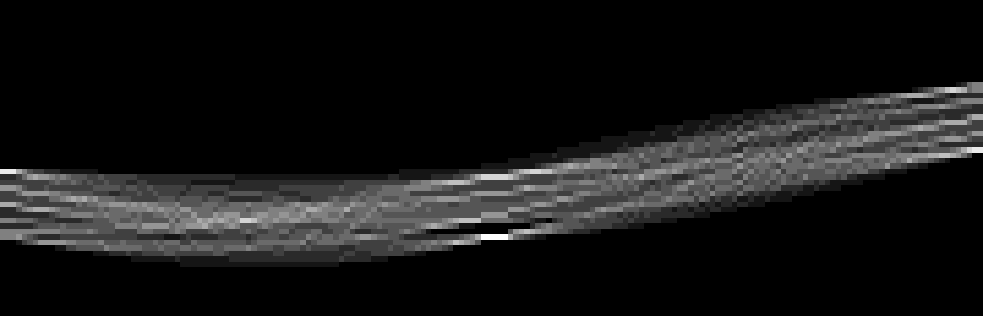
#> input picture spectre_1.png, 983 x 316 px, given in place of a.jpeg, which was not available
$ python hand.py spectre_1.png
#> lines starting #> are read from the running program, lines starting #| are printed output that depends on the picture; after the words box and inside, x2 and y2 are one past the last pixel; in counts of white or black regions, pixels touching at a corner belong together; pictures that were not available may be replaced by others from this repository, and a replacement may not be noted
# usage: `python ~/Desktop/hough_by_hand.py 1994-654-12_v02.tif`
# output is a plot that pops up

import cv2
import numpy as np
from matplotlib import pyplot as plt
import sys
import math
import pdb

# Loading image
if len(sys.argv) == 2:
  filename = sys.argv[1]
else:
  print("No input image given")

img_orig = cv2.imread("a.jpeg",)
#> img_orig is the input picture: shape (316, 983, 3); min 0, max 255, mean 22.3
img_orig = cv2.resize(img_orig, (50, 50))
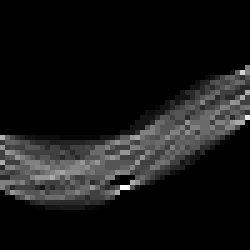
#> img_orig: shape (50, 50, 3) (shown 5 times larger); min 0, max 255, mean 22.3
img = img_orig[:,:,::-1] # color channel plotting mess http://stackoverflow.com/a/15074748/2256243

# http://nabinsharma.wordpress.com/2012/12/26/linear-hough-transform-using-python/
def hough_transform(img_bin, theta_res=1, rho_res=1):
  nR,nC = img_bin.shape
  theta = np.arange(0, 180.0, 45.0)

  D = np.sqrt((nR - 1)**2 + (nC - 1)**2)
  q = np.ceil(D/rho_res)
  nrho = 2*q + 1
  rho = np.linspace(-q*rho_res, q*rho_res, nrho)
  H = np.zeros((len(rho), len(theta)))
  for rowIdx in range(nR):
    for colIdx in range(nC):
      if img_bin[rowIdx, colIdx]:
        for thIdx in range(len(theta)):
          rhoVal = colIdx*np.cos(theta[thIdx]*np.pi/180.0) + \
              rowIdx*np.sin(theta[thIdx]*np.pi/180)
          rhoIdx = np.nonzero(np.abs(rho-rhoVal) == np.min(np.abs(rho-rhoVal)))[0]
          H[rhoIdx[0], thIdx] += 1
  return rho, theta, H


bw = cv2.cvtColor(img, cv2.COLOR_BGR2GRAY)
edges = cv2.Canny(bw, threshold1 = 0, threshold2 = 50, apertureSize = 3)
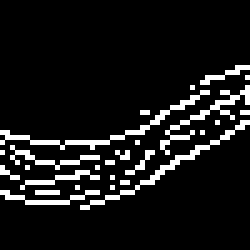
#> edges: shape (50, 50) (shown 5 times larger); 9.7% white in thin lines or dots, all inside (x1, y1, x2, y2) = (0, 13, 50, 42)

map = [
    [1, 1, 1, 0],
    [0, 0, 1, 0],
    [0, 0, 0, 1],
    [0, 0, 1, 1],
]
map = np.array(map)


rhos, thetas, H = hough_transform(map)

def show(img_name, img, waitKey=0):
    cv2.namedWindow(img_name, cv2.WINDOW_NORMAL)
    cv2.imshow(img_name, img)
    cv2.waitKey(waitKey)
accumulator = H
accumulator = accumulator.astype(np.float32)
accumulator = accumulator / accumulator.max()
show('accumulator', accumulator)

#> (the run stopped early here; a loop or call above may not have finished)
